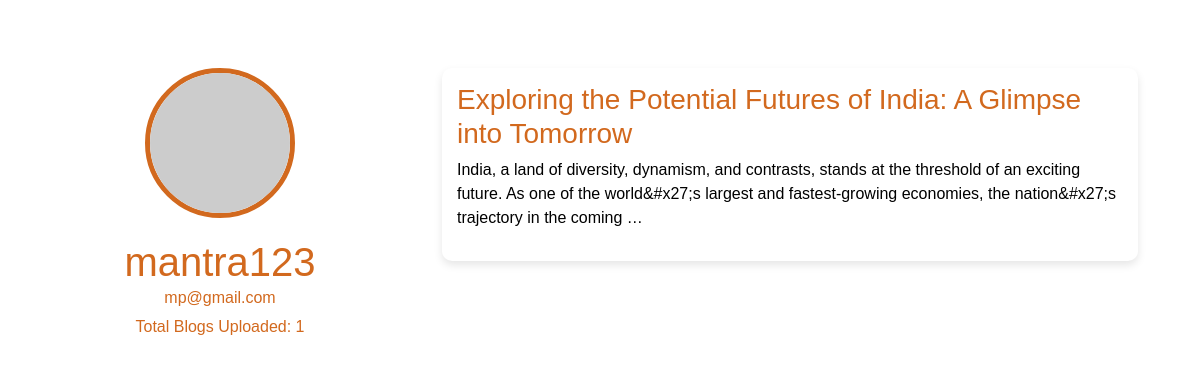
/mantra123/ (signed in), run on the app's committed database.
### myapp/models.py (models this page shows)
class UserBlogs(models.Model):
    blog_id = models.AutoField(primary_key=True)
    Title = models.CharField(max_length=200)
    BlogImages = models.ImageField(upload_to='blogimages/')
    BlogContent = models.TextField()
    author = models.ForeignKey(User, on_delete=models.CASCADE)
    created_at = models.DateTimeField(auto_now_add=True)
    class Meta:
        db_table = 'AllBlogs'

### myapp/views.py (the view)
# urls.py: path('<str:username>/', views.UserProfile, name='profile'),
@login_required
def UserProfile(request, username):
    user = request.user
    user = get_object_or_404(User, username=username)
    blogs = UserBlogs.objects.filter(author=user)
    blog_count = UserBlogs.objects.filter(author=user).count()
    return render(request, 'profile.html', {'blogs':blogs ,'blog_count':blog_count , 'user':user})

### myapp/templates/profile.html (shortened to what this page needs)
<!DOCTYPE html>
<html lang="en">
<head>
    <link href="https://cdn.jsdelivr.net/npm/bootstrap@5.3.0-alpha1/dist/css/bootstrap.min.css" rel="stylesheet"
>
</head>
<body>
    <div class="container py-5">
        <div class="row">
            <div class="col-lg-4">
                <div class="profile-header">
                    <img src="https://via.placeholder.com/150" alt="Profile Picture" class="profile-pic">
                    <div class="profile-info">
                        <h1>{{ user.username }}</h1>
                        <p>{{ user.email }}</p>
                        <p class="stat-label">Total Blogs Uploaded: {{ blog_count }}</p>
                    </div>
                </div>
            </div>
            <div class="col-lg-8">
                <div class="blog-list">
                    {% for blog in blogs %}
                        <a href="{% url 'viewblog' blog_id=blog.blog_id %}">
                            <div class="blog-item" >
                                <h3>{{ blog.Title }}</h3>
                                <p>{{ blog.BlogContent|truncatechars_html:200 }}</p>
                            </div>
                        </a>
                    {% endfor %}
                </div>
            </div>
        </div>
    </div>
</body>
</html>

### myapp/templates/profile.html (style rules this page uses)
body { font-family: 'Poppins', sans-serif; background-color: #ffffff; color: #000000; margin: 0; padding: 0; }
.profile-header { background-color: #ffffff; color: #D2691E; padding: 20px; text-align: center; }
.profile-pic { width: 150px; height: 150px; border-radius: 50%; object-fit: cover; border: 5px solid #D2691E; }
.profile-info { margin-top: 20px; text-align: center; }
.profile-info h1 { margin-bottom: 0; }
.profile-info p { margin-bottom: 5px; }
.blog-list { padding: 20px; }
a { text-decoration: none; }
.blog-list .blog-item { background-color: #ffffff; border-radius: 10px; padding: 15px; margin-bottom: 20px; box-shadow: 0 4px 8px rgba(0, 0, 0, 0.1); }
.blog-list .blog-item h3 { margin-top: 0; color: #D2691E; }
.blog-list .blog-item p { color: #000000; }

### data on the page
UserBlogs: Title "Exploring the Potential Futures of India: A Glimpse into Tomorrow", BlogContent "India, a land of diversity, dynamism, and contrasts, stands at the threshold of an exciting future. As one of the world&#x27;s largest and fastest-growing economies, the nation&#x27;s trajectory in the coming …"

### other printed values
{{ user.username }} "mantra123"
{{ user.email }} "mp@gmail.com"
{{ blog_count }} "1"
